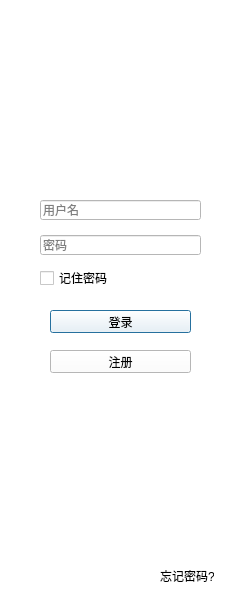
<?xml version="1.0" encoding="UTF-8"?>
<ui version="4.0">
 <class>login</class>
 <widget class="QDialog" name="login">
  <property name="geometry">
   <rect>
    <x>0</x>
    <y>0</y>
    <width>240</width>
    <height>600</height>
   </rect>
  </property>
  <property name="sizePolicy">
   <sizepolicy hsizetype="Expanding" vsizetype="Expanding">
    <horstretch>0</horstretch>
    <verstretch>0</verstretch>
   </sizepolicy>
  </property>
  <property name="windowTitle">
   <string>login</string>
  </property>
  <property name="styleSheet">
   <string notr="true">background-color: rgb(255, 255, 255);</string>
  </property>
  <property name="modal">
   <bool>false</bool>
  </property>
  <widget class="QPushButton" name="btn_login">
   <property name="geometry">
    <rect>
     <x>50</x>
     <y>310</y>
     <width>141</width>
     <height>23</height>
    </rect>
   </property>
   <property name="text">
    <string>登录</string>
   </property>
  </widget>
  <widget class="QPushButton" name="btn_register">
   <property name="geometry">
    <rect>
     <x>50</x>
     <y>350</y>
     <width>141</width>
     <height>23</height>
    </rect>
   </property>
   <property name="sizePolicy">
    <sizepolicy hsizetype="Fixed" vsizetype="Fixed">
     <horstretch>0</horstretch>
     <verstretch>0</verstretch>
    </sizepolicy>
   </property>
   <property name="text">
    <string>注册</string>
   </property>
  </widget>
  <widget class="QLineEdit" name="le_username">
   <property name="geometry">
    <rect>
     <x>40</x>
     <y>200</y>
     <width>161</width>
     <height>20</height>
    </rect>
   </property>
   <property name="statusTip">
    <string/>
   </property>
   <property name="styleSheet">
    <string notr="true"/>
   </property>
   <property name="placeholderText">
    <string>用户名</string>
   </property>
  </widget>
  <widget class="QLineEdit" name="le_passwd">
   <property name="geometry">
    <rect>
     <x>40</x>
     <y>235</y>
     <width>161</width>
     <height>20</height>
    </rect>
   </property>
   <property name="echoMode">
    <enum>QLineEdit::Password</enum>
   </property>
   <property name="placeholderText">
    <string>密码</string>
   </property>
  </widget>
  <widget class="QCheckBox" name="checkBox">
   <property name="geometry">
    <rect>
     <x>40</x>
     <y>270</y>
     <width>71</width>
     <height>16</height>
    </rect>
   </property>
   <property name="text">
    <string>记住密码</string>
   </property>
  </widget>
  <widget class="QLabel" name="label">
   <property name="geometry">
    <rect>
     <x>160</x>
     <y>570</y>
     <width>54</width>
     <height>12</height>
    </rect>
   </property>
   <property name="text">
    <string>忘记密码?</string>
   </property>
  </widget>
 </widget>
 <resources/>
 <connections>
  <connection>
   <sender>btn_register</sender>
   <signal>clicked()</signal>
   <receiver>login</receiver>
   <slot>close()</slot>
   <hints>
    <hint type="sourcelabel">
     <x>197</x>
     <y>151</y>
    </hint>
    <hint type="destinationlabel">
     <x>144</x>
     <y>101</y>
    </hint>
   </hints>
  </connection>
 </connections>
</ui>
